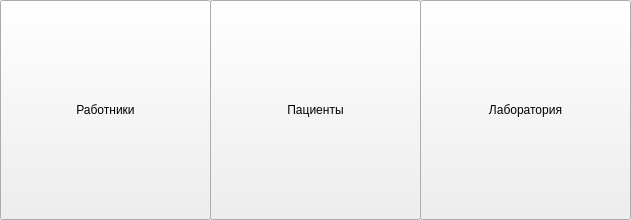
<?xml version="1.0" encoding="UTF-8"?>
<ui version="4.0">
 <class>MainWindow</class>
 <widget class="QMainWindow" name="MainWindow">
  <property name="geometry">
   <rect>
    <x>0</x>
    <y>0</y>
    <width>631</width>
    <height>220</height>
   </rect>
  </property>
  <property name="windowTitle">
   <string>MainWindow</string>
  </property>
  <widget class="QWidget" name="centralWidget">
   <widget class="QPushButton" name="WorkersForm">
    <property name="geometry">
     <rect>
      <x>0</x>
      <y>0</y>
      <width>211</width>
      <height>220</height>
     </rect>
    </property>
    <property name="text">
     <string>Работники</string>
    </property>
   </widget>
   <widget class="QPushButton" name="PacientForm">
    <property name="geometry">
     <rect>
      <x>210</x>
      <y>0</y>
      <width>211</width>
      <height>220</height>
     </rect>
    </property>
    <property name="text">
     <string>Пациенты</string>
    </property>
   </widget>
   <widget class="QPushButton" name="LabForm">
    <property name="geometry">
     <rect>
      <x>420</x>
      <y>0</y>
      <width>211</width>
      <height>220</height>
     </rect>
    </property>
    <property name="text">
     <string>Лаборатория</string>
    </property>
   </widget>
  </widget>
 </widget>
 <layoutdefault spacing="6" margin="11"/>
 <resources/>
 <connections/>
</ui>
